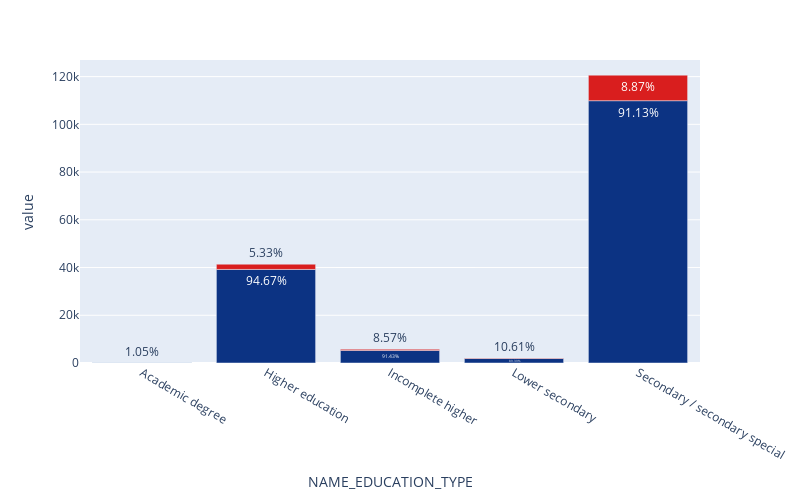

The code cell stored with this chart in its notebook:
### Code cell
plot_bar(app_train, 'NAME_EDUCATION_TYPE')

### Figure 1 — Plotly figure (JSON) as saved in the notebook; plotly's stock layout.template omitted (floating-point values rounded to 4 significant figures)
{"data": [{"alignmentgroup": "True", "hovertemplate": "NAME_EDUCATION_TYPE=%{x}<br>value=%{y}<br>text=%{text}<br>TARGET=%{marker.color}<extra></extra>", "legendgroup": "", "marker": {"color": [0, 1, 0, 1, 0, 1, 0, 1, 0, 1], "coloraxis": "coloraxis", "pattern": {"shape": ""}}, "name": "", "offsetgroup": "", "orientation": "v", "showlegend": false, "text": ["98.95%", "1.05%", "94.67%", "5.33%", "91.43%", "8.57%", "89.39%", "10.61%", "91.13%", "8.87%"], "textposition": "auto", "type": "bar", "x": ["Academic degree", "Academic degree", "Higher education", "Higher education", "Incomplete higher", "Incomplete higher", "Lower secondary", "Lower secondary", "Secondary / secondary special", "Secondary / secondary special"], "xaxis": "x", "y": [94, 1, 39198, 2208, 5258, 493, 1912, 227, 109907, 10702], "yaxis": "y"}], "layout": {"autosize": false, "barmode": "relative", "coloraxis": {"colorbar": {"title": {"text": "TARGET"}}, "colorscale": [[0, "rgb(12,51,131)"], [0.25, "rgb(10,136,186)"], [0.5, "rgb(242,211,56)"], [0.75, "rgb(242,143,56)"], [1, "rgb(217,30,30)"]], "showscale": false}, "height": 500, "legend": {"title": {"text": "Legend Heading"}, "tracegroupgap": 0}, "margin": {"t": 60}, "showlegend": true, "width": 800, "xaxis": {"anchor": "y", "domain": [0, 1], "title": {"text": "NAME_EDUCATION_TYPE"}}, "yaxis": {"anchor": "x", "domain": [0, 1], "title": {"text": "value"}}}}
